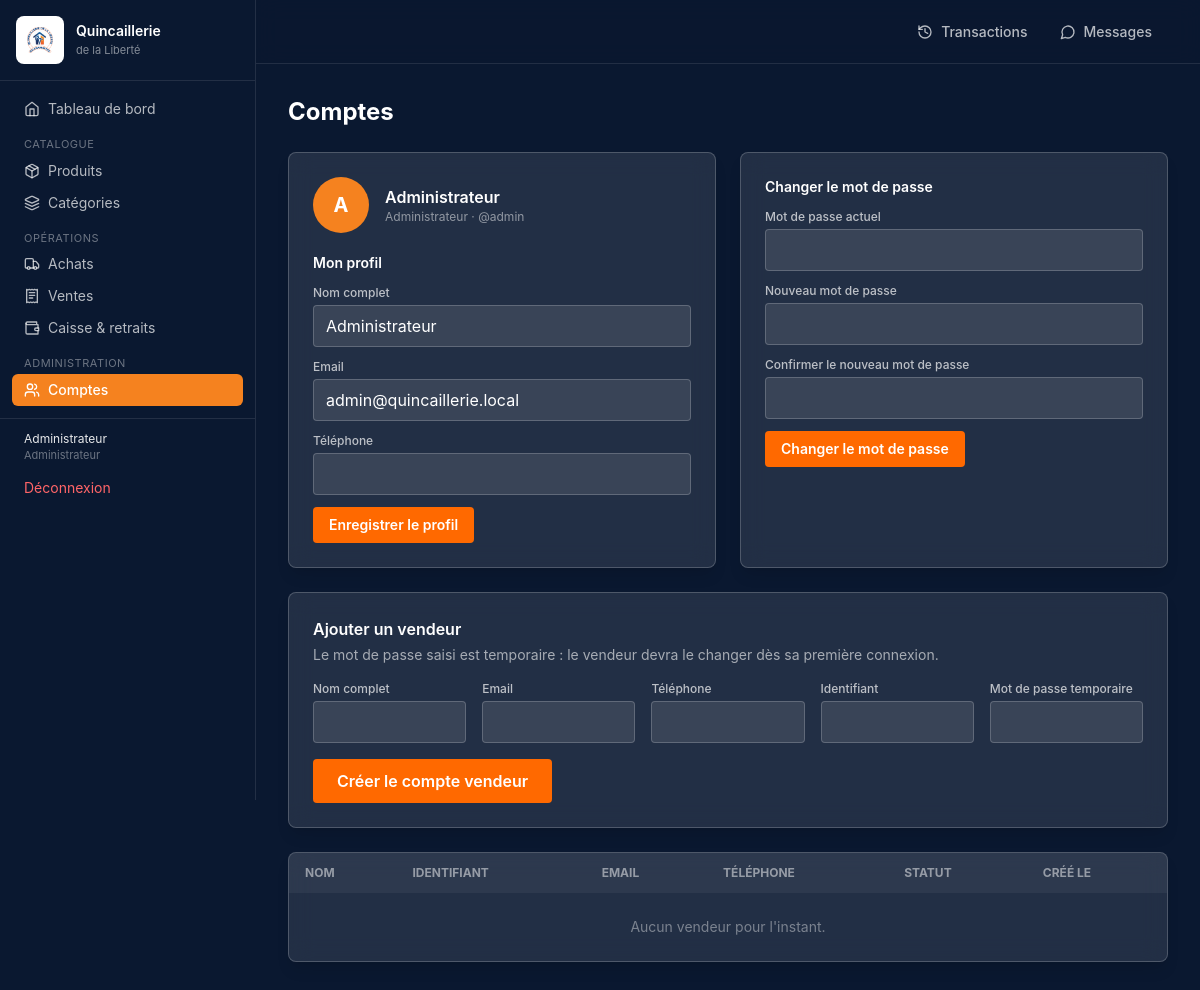
/utilisateurs (signed in), run on the app's committed database.
### tables this page shows
CREATE TABLE users (
    id CHAR(36) PRIMARY KEY,
    name VARCHAR(100) NOT NULL,
    email VARCHAR(150) NOT NULL UNIQUE,
    phone VARCHAR(30) NULL,
    username VARCHAR(60) NOT NULL UNIQUE,
    password VARCHAR(255) NOT NULL,
    must_change_password TINYINT(1) NOT NULL DEFAULT 0,
    role ENUM('admin', 'vendeur') NOT NULL DEFAULT 'vendeur',
    is_active TINYINT(1) NOT NULL DEFAULT 1,
    created_by CHAR(36) NULL,
    created_at TIMESTAMP DEFAULT CURRENT_TIMESTAMP,
    updated_at TIMESTAMP DEFAULT CURRENT_TIMESTAMP ON UPDATE CURRENT_TIMESTAMP,
    FOREIGN KEY (created_by) REFERENCES users(id) ON DELETE SET NULL
);

### apps/controllers/accountController.php (called while the page is built, shortened)
<?php
class accountController extends DashboardPage
{
    public function index(): void
    {
        $userModel = new userModel();
        $data = [
            'csrfToken' => generateCsrfToken(),
            'moi' => $userModel->findById($_SESSION['user_id']),
        ];
        if (Auth::isAdmin()) {
            $data['vendeurs'] = $userModel->allVendeurs();
        }
        $this->render(BASE_PATH . '/apps/views/dashboard/comptes.php', $data);
    }
}

### index.php (called while the page is built, shortened)
<?php
require_once BASE_PATH . '/config/security.php';
require_once BASE_PATH . '/core/Autoloader.php';
require_once BASE_PATH . '/core/Router.php';
$router = new Router();
$router->get('/', 'homeController@index');
$router->get('/login', 'authController@showLogin');
$router->post('/login', 'authController@login');
$router->post('/logout', 'authController@logout');
$router->get('/dashboard', 'dashboardController@index');
$router->get('/categories', 'categoryController@index');
$router->post('/categories', 'categoryController@store');
$router->get('/produits', 'productController@index');
$router->post('/produits', 'productController@store');
$router->get('/achats', 'achatController@index');
$router->post('/achats', 'achatController@store');
$router->get('/ventes', 'venteController@index');
$router->post('/ventes', 'venteController@store');
$router->get('/transactions', 'transactionController@index');
$router->get('/caisse', 'caisseController@index');
$router->post('/caisse', 'caisseController@store');
$router->get('/utilisateurs', 'accountController@index');
$router->post('/utilisateurs', 'accountController@store');
$router->get('/messages', 'messageController@index');
$router->post('/messages', 'messageController@store');
$router->dispatch();

### apps/models/userModel.php (called while the page is built, shortened)
<?php
class userModel
{
    private PDO $db;
    public function __construct()
    {
        global $pdo;
        $this->db = $pdo;
    }
    public function findById(string $id): array|false
    {
        $stmt = $this->db->prepare('SELECT * FROM users WHERE id = :id LIMIT 1');
        $stmt->execute(['id' => $id]);
        return $stmt->fetch();
    }
}

### config/security.php (called while the page is built, shortened)
<?php
function generateCsrfToken(): string
{
    return $_SESSION['csrf_token'];
}

### core/Autoloader.php (called while the page is built, shortened)
<?php
spl_autoload_register(function (string $className): void {
    $directories = [
        BASE_PATH . '/apps/controllers/',
        BASE_PATH . '/apps/models/',
        BASE_PATH . '/core/',
    ];
    foreach ($directories as $dir) {
        $file = $dir . $className . '.php';
        if (file_exists($file)) {
            return;
        }
    }
});

### core/Auth.php (called while the page is built, shortened)
<?php
class Auth
{
    public static function isAdmin(): bool
    {
        return ($_SESSION['user_role'] ?? null) === 'admin';
    }
}

### apps/views/dashboard/comptes.php (the view, shortened to what this page needs)
<div class="flex items-center justify-between mb-6">
    <h1 class="text-2xl font-bold text-white">Comptes</h1>
</div>
<div class="grid lg:grid-cols-2 gap-6 mb-6">
    <div class="bg-white/10 backdrop-blur-md border border-white/20 rounded-lg shadow-lg p-6">
        <div class="flex items-center gap-4 mb-5">
            <div class="w-14 h-14 rounded-full bg-brand-orange text-white flex items-center justify-center text-xl font-bold shrink-0">
                <?= htmlspecialchars(mb_strtoupper(mb_substr($moi['name'], 0, 1))) ?>
            </div>
            <div class="min-w-0">
                <p class="text-white font-semibold truncate"><?= htmlspecialchars($moi['name']) ?></p>
                <p class="text-xs text-white/50"><?= Auth::isAdmin() ? 'Administrateur' : 'Vendeur' ?> · @<?= htmlspecialchars($moi['username']) ?></p>
            </div>
        </div>
        <h2 class="font-semibold text-white mb-3 text-sm">Mon profil</h2>
        <form method="POST" action="<?= BASE_URL ?>/utilisateurs" class="space-y-3">
            <div>
                <label class="block text-xs font-medium text-white/70 mb-1">Nom complet</label>
                <input type="text" name="name" required value="<?= htmlspecialchars($moi['name']) ?>"
                    class="w-full bg-white/10 border border-white/20 text-white rounded px-3 py-2">
            </div>
            <div>
                <label class="block text-xs font-medium text-white/70 mb-1">Email</label>
                <input type="email" name="email" required value="<?= htmlspecialchars($moi['email']) ?>"
                    class="w-full bg-white/10 border border-white/20 text-white rounded px-3 py-2">
            </div>
            <div>
                <label class="block text-xs font-medium text-white/70 mb-1">Téléphone</label>
                <input type="text" name="phone" value="<?= htmlspecialchars($moi['phone'] ?? '') ?>"
                    class="w-full bg-white/10 border border-white/20 text-white rounded px-3 py-2">
            </div>
            <button type="submit" class="bg-orange-500 hover:bg-orange-600 text-white font-semibold px-4 py-2 rounded transition text-sm">
                Enregistrer le profil
            </button>
        </form>
    </div>
    <div class="bg-white/10 backdrop-blur-md border border-white/20 rounded-lg shadow-lg p-6">
        <h2 class="font-semibold text-white mb-3 text-sm">Changer le mot de passe</h2>
        <form method="POST" action="<?= BASE_URL ?>/utilisateurs" class="space-y-3">
            <div>
                <label class="block text-xs font-medium text-white/70 mb-1">Mot de passe actuel</label>
                <input type="password" name="current_password" required
                    class="w-full bg-white/10 border border-white/20 text-white rounded px-3 py-2">
            </div>
            <div>
                <label class="block text-xs font-medium text-white/70 mb-1">Nouveau mot de passe</label>
                <input type="password" name="new_password" required minlength="6"
                    class="w-full bg-white/10 border border-white/20 text-white rounded px-3 py-2">
            </div>
            <div>
                <label class="block text-xs font-medium text-white/70 mb-1">Confirmer le nouveau mot de passe</label>
                <input type="password" name="confirm_password" required minlength="6"
                    class="w-full bg-white/10 border border-white/20 text-white rounded px-3 py-2">
            </div>
            <button type="submit" class="bg-orange-500 hover:bg-orange-600 text-white font-semibold px-4 py-2 rounded transition text-sm">
                Changer le mot de passe
            </button>
        </form>
    </div>
</div>
<?php if (Auth::isAdmin()): ?>
    <div class="bg-white/10 backdrop-blur-md border border-white/20 rounded-lg shadow-lg p-6 mb-6">
        <h2 class="font-semibold text-white mb-1">Ajouter un vendeur</h2>
        <p class="text-sm text-white/60 mb-4">
            Le mot de passe saisi est temporaire : le vendeur devra le changer dès sa première connexion.
        </p>
        <form method="POST" action="<?= BASE_URL ?>/utilisateurs" class="grid sm:grid-cols-2 lg:grid-cols-5 gap-4">
            <div>
                <label class="block text-xs font-medium text-white/70 mb-1">Nom complet</label>
                <input type="text" name="name" required class="w-full bg-white/10 border border-white/20 text-white rounded px-3 py-2">
            </div>
            <div>
                <label class="block text-xs font-medium text-white/70 mb-1">Email</label>
                <input type="email" name="email" required class="w-full bg-white/10 border border-white/20 text-white rounded px-3 py-2">
            </div>
            <div>
                <label class="block text-xs font-medium text-white/70 mb-1">Téléphone</label>
                <input type="text" name="phone" class="w-full bg-white/10 border border-white/20 text-white rounded px-3 py-2">
            </div>
            <div>
                <label class="block text-xs font-medium text-white/70 mb-1">Identifiant</label>
                <input type="text" name="username" required class="w-full bg-white/10 border border-white/20 text-white rounded px-3 py-2">
            </div>
            <div>
                <label class="block text-xs font-medium text-white/70 mb-1">Mot de passe temporaire</label>
                <input type="text" name="password" required minlength="6" class="w-full bg-white/10 border border-white/20 text-white rounded px-3 py-2">
            </div>
            <div class="lg:col-span-5">
                <button type="submit" class="bg-orange-500 hover:bg-orange-600 text-white font-semibold px-6 py-2.5 rounded transition">
                    Créer le compte vendeur
                </button>
            </div>
        </form>
    </div>
    <div class="bg-white/10 backdrop-blur-md border border-white/20 rounded-lg shadow-lg overflow-x-auto">
        <table class="min-w-full text-sm">
            <thead class="bg-white/5 text-white/50 uppercase text-xs">
                <tr>
                    <th class="px-4 py-3 text-left">Nom</th>
                    <th class="px-4 py-3 text-left">Identifiant</th>
                    <th class="px-4 py-3 text-left">Email</th>
                    <th class="px-4 py-3 text-left">Téléphone</th>
                    <th class="px-4 py-3 text-left">Statut</th>
                    <th class="px-4 py-3 text-left">Créé le</th>
                </tr>
            </thead>
            <tbody class="divide-y divide-white/10">
                <?php if (empty($vendeurs)): ?>
                    <tr>
                        <td colspan="6" class="px-4 py-6 text-center text-white/40">Aucun vendeur pour l'instant.</td>
                    </tr>
                <?php endif; ?>
            </tbody>
        </table>
    </div>
<?php endif; ?>

### core/Router.php (shortened to what this page needs)
<?php
class Router
{
    private array $routes = [];
    public function get(string $path, string $target): void
    {
        $this->routes[] = [
            'method' => 'GET',
            'path'   => $path,
            'target' => $target,
        ];
    }
    public function post(string $path, string $target): void
    {
        $this->routes[] = [
            'method' => 'POST',
            'path'   => $path,
            'target' => $target,
        ];
    }
    public function dispatch(): void
    {
        $method = $_SERVER['REQUEST_METHOD'];
        $fullUri = parse_url($_SERVER['REQUEST_URI'], PHP_URL_PATH);
        $basePath = rtrim(dirname($_SERVER['SCRIPT_NAME']), '/');
        if ($basePath !== '' && str_starts_with($fullUri, $basePath)) {
            $uri = substr($fullUri, strlen($basePath));
        } else {
            $uri = $fullUri;
        }
        foreach ($this->routes as $route) {
            if ($route['method'] === $method && $route['path'] === $uri) {
                [$controllerName, $actionName] = explode('@', $route['target']);
                $controller = new $controllerName();
                $controller->$actionName();
                return;
            }
        }
    }
}

### data on the page
users: name "A", name "Administrateur", username "admin", email "admin@quincaillerie.local"

### other printed values
$item['label'] "Tableau de bord"
$group['heading'] "CATALOGUE"
$item['label'] "Produits"
$item['label'] "Catégories"
$group['heading'] "OPÉRATIONS"
$item['label'] "Achats"
$item['label'] "Ventes"
$item['label'] "Caisse & retraits"
$group['heading'] "ADMINISTRATION"
$item['label'] "Comptes"
